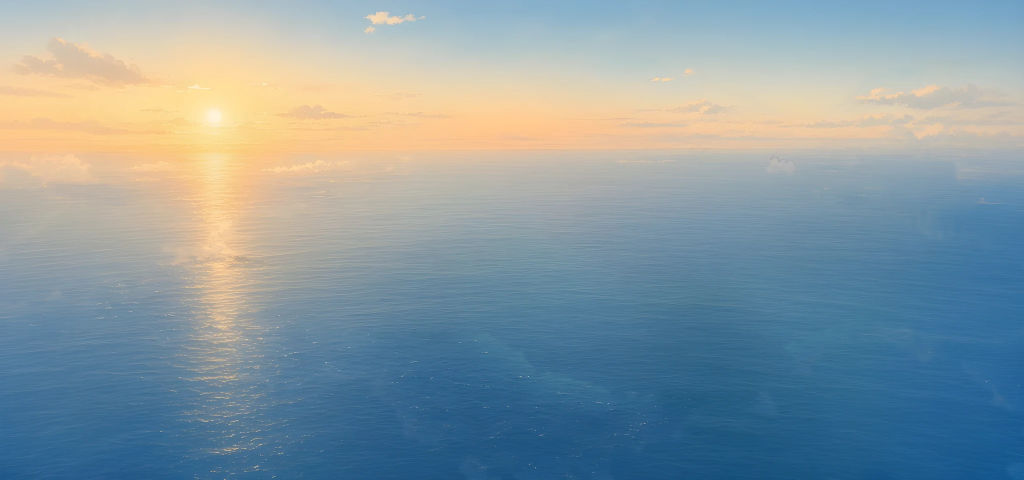
#> input picture assets/intro25d/plane/00_sky.webp, 2048 x 960 px, given in place of 00_sky.png, which was not available (shown at 1/2 size)
$ python build-intro25d-v2.py
#> lines starting #> are read from the running program, lines starting #| are printed output that depends on the picture
#!/usr/bin/env python3
"""
0.1.5 arrival intro (2.5D, v2 art): turn Digital Painter's layers into the game's WebP assets + manifest.

    /workspace/pld_venv/bin/python scripts/art/build-intro25d-v2.py

Sources: art-ref/arrival/layers25d/ (v1: title vista, cabin window / wing, bow deck, bow spray) and
art-ref/arrival/layers25d-v2/ (v2: closer islands, loop tiles, rear-view yacht, plane poses, props, trails).
Every image is cropped to what it covers and scaled down; the manifest keeps each crop in source pixels of its
own canvas (world plates 3072x1440, camera-locked layers 2560x1440, sprites their own canvas), so the scene code
places everything in the painter's coordinates. Output: public/assets/intro25d/{plane,yacht}/*.webp and
public/assets/intro25d/intro25d.json (the old folder is emptied first). Prints sizes and the total.
"""
import json, os, shutil
from PIL import Image

ROOT = os.path.dirname(os.path.dirname(os.path.dirname(os.path.abspath(__file__))))
V1 = os.path.join(ROOT, 'art-ref', 'arrival', 'layers25d')
V2 = os.path.join(ROOT, 'art-ref', 'arrival', 'layers25d-v2')
OUT = os.path.join(ROOT, 'public', 'assets', 'intro25d')

WORLD = 0.75         # 3072-wide plates -> 2304
TILE = 0.5             # loop tiles are soft (clouds, swell): 1536 wide is plenty
CAM = 0.75             # wing / window frame / bow deck -> 1920 wide

# (id, source, scale, quality, opaque?, keep full width for wrapping?)
PLANE = [
    ('sky', V1 + '/plane/00_sky.png', WORLD * 0.75, 72, True, False),
    ('sea', V1 + '/plane/01_sea.png', WORLD, 74, False, False),
    ('lanyu1', V1 + '/plane/03_lanyu.png', WORLD, 80, False, False),
    ('lanyu2', V2 + '/plane/03_lanyu.png', WORLD, 80, False, False),
    ('mist', V1 + '/plane/04_mist_island.png', WORLD, 75, False, False),
    ('cfar_a', V2 + '/plane/20_clouds_far_tile_a.png', TILE, 74, False, True),
    ('cfar_b', V2 + '/plane/20_clouds_far_tile_b.png', TILE, 74, False, True),
    ('cmid_a', V2 + '/plane/21_clouds_mid_tile_a.png', TILE, 74, False, True),
    ('cnear_a', V2 + '/plane/22_clouds_near_tile_a.png', TILE, 74, False, True),
    ('wing', V1 + '/plane/07_wing.png', CAM, 82, False, False),
    ('frame', V1 + '/plane/08_window_frame.png', CAM * 0.8, 82, False, False),
]
POSES = {'rear': ('10_plane_rear', 0.5), 'bank': ('11_plane_bank', 0.4), 'descend': ('12_plane_descend', 0.3)}
for pose, (stem, sc) in POSES.items():
    PLANE.append((pose, f'{V2}/plane/{stem}.png', sc, 82, False, False))
    PLANE.append((pose + '_trails', f'{V2}/plane/{stem}_trails.png', sc * 0.6, 70, False, False))
    for side in 'LR':
        for f in ('disc', 'a', 'b', 'c'):
            PLANE.append((f'{pose}_prop_{side}_{f}', f'{V2}/plane/{stem}_prop_{side}_{f}.png', sc, 76, False, False))

YACHT = [
    ('sky', V1 + '/yacht/00_sky.png', WORLD * 0.75, 72, True, False),
    ('lanyu1', V1 + '/yacht/01_lanyu.png', WORLD, 80, False, False),
    ('lanyu2', V2 + '/yacht/01_lanyu.png', WORLD, 80, False, False),
    ('sea_far', V1 + '/yacht/02_sea_far.png', WORLD, 72, False, False),
    ('mist', V1 + '/yacht/05_sea_mist.png', WORLD, 72, False, False),
    ('clouds_a', V2 + '/yacht/20_clouds_tile_a.png', TILE, 74, False, True),
    ('clouds_b', V2 + '/yacht/20_clouds_tile_b.png', TILE, 74, False, True),
    ('wmid_a', V2 + '/yacht/21_waves_mid_tile_a.png', TILE, 70, False, True),
    ('wmid_b', V2 + '/yacht/21_waves_mid_tile_b.png', TILE, 70, False, True),
    ('wmid_c', V2 + '/yacht/21_waves_mid_tile_c.png', TILE, 70, False, True),
    ('wnear_a', V2 + '/yacht/22_waves_near_tile_a.png', TILE, 70, False, True),
    ('wnear_b', V2 + '/yacht/22_waves_near_tile_b.png', TILE, 70, False, True),
    ('wnear_c', V2 + '/yacht/22_waves_near_tile_c.png', TILE, 70, False, True),
    ('bow', V1 + '/yacht/09_bow_deck.png', CAM, 82, False, False),
    ('bspray_a', V1 + '/yacht/06_spray_a.png', CAM * 0.6, 70, False, False),
    ('bspray_b', V1 + '/yacht/07_spray_b.png', CAM * 0.6, 70, False, False),
    ('hull', V2 + '/yacht/10_yacht_rear.png', 0.66, 82, False, False),
    ('wake', V2 + '/yacht/11_yacht_wake.png', 0.45, 72, False, False),
    ('spray', V2 + '/yacht/12_yacht_spray.png', 0.45, 72, False, False),
]


def export(mode, items):
#> called with mode = 'plane'
    d = os.path.join(OUT, mode)
    os.makedirs(d, exist_ok=True)
    man, total = {}, 0
    for id_, src, sc, q, opaque, wrap in items:
        im = Image.open(src).convert('RGB' if opaque else 'RGBA')
#> im is the input picture: PIL image 2048x960 RGB; mean R, G, B 135.7, 153.7, 161.1
        W, H = im.size
#> W = 2048; H = 960
        if opaque:
            box = (0, 0, W, H)
#> box = (0, 0, 2048, 960)
        else:
            bb = im.getchannel('A').point(lambda a: 255 if a > 3 else 0).getbbox() or (0, 0, 1, 1)
            box = (0, bb[1], W, bb[3]) if wrap else bb
        crop = im.crop(box)
        w = max(2, round(crop.width * sc))
#> w = 1152
        h = max(2, round(crop.height * sc))
#> h = 540
        crop = crop.resize((w, h), Image.LANCZOS)
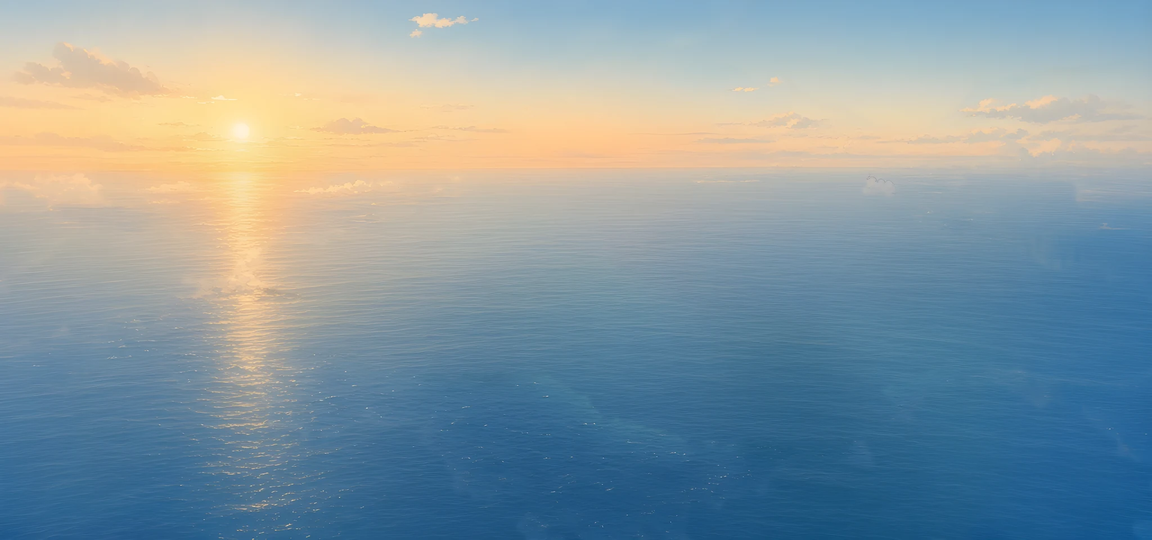
#> crop: PIL image 1152x540 RGB; mean R, G, B 135.7, 153.7, 161.1
        f = f'{id_}.webp'
        p = os.path.join(d, f)
        kw = dict(quality=q, method=6)
        if not opaque:
            kw['alpha_quality'] = 80
        crop.save(p, 'WEBP', **kw)
        n = os.path.getsize(p)
        total += n
        man[id_] = {'file': f'{mode}/{f}', 'canvas': [W, H], 'rect': [box[0], box[1], box[2] - box[0], box[3] - box[1]], 'px': [w, h]}
        if wrap:
            man[id_]['wrap'] = True
        print(f'  {mode}/{f:28s} {w:5d}x{h:<5d} {n / 1024:7.1f} KB')
#|   plane/sky.webp                      1152x540      13.6 KB
#> pass 2 of the loop in export, `for id_, src, sc, q, opaque, wrap in items:`:
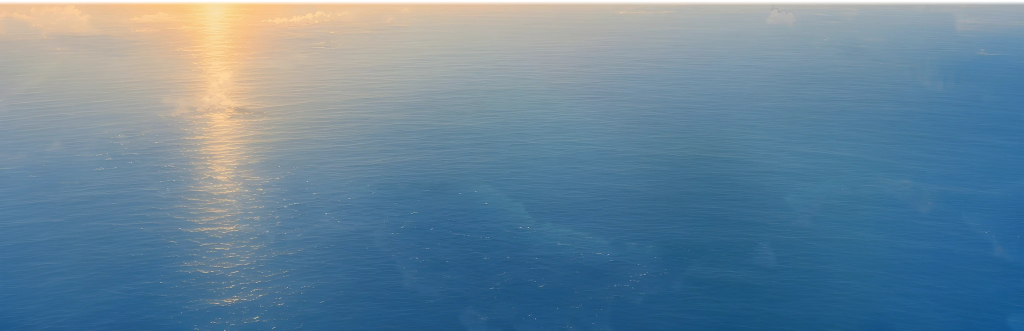
#> input picture assets/intro25d/plane/01_sea.webp, 2048 x 662 px, given in place of 01_sea.png, which was not available (shown at 1/2 size)
#> in export, im is the input picture: PIL image 2048x662 RGBA; mean R, G, B, A 103.3, 133, 153.1, 252.6
#> bb = (0, 2, 2048, 662)
#> in export, `crop = crop.resize((w, h), Image.LANCZOS)`:
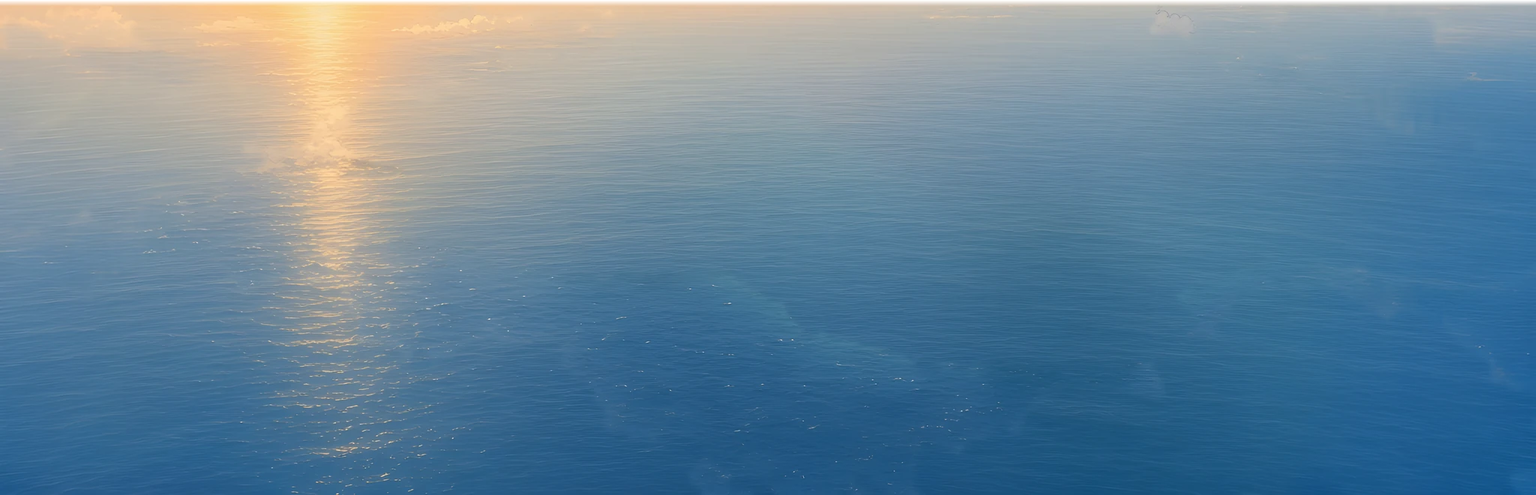
#> crop: PIL image 1536x495 RGBA; mean R, G, B, A 103, 132.8, 153, 253.3; transparent parts drawn white
#|   plane/sea.webp                      1536x495      21.7 KB
#> pass 3 of the loop in export, `for id_, src, sc, q, opaque, wrap in items:`:
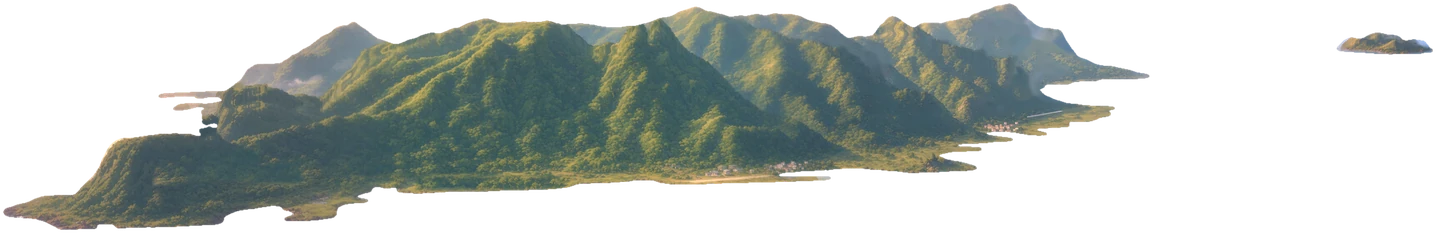
#> input picture assets/intro25d/plane/03_lanyu.webp, 1436 x 233 px, given in place of 03_lanyu.png, which was not available
#> in export, im is the input picture: PIL image 1436x233 RGBA; mean R, G, B, A 52.5, 58.6, 54, 112.7
#> bb = (3, 3, 1433, 230)
#> in export, `crop = im.crop(box)`:
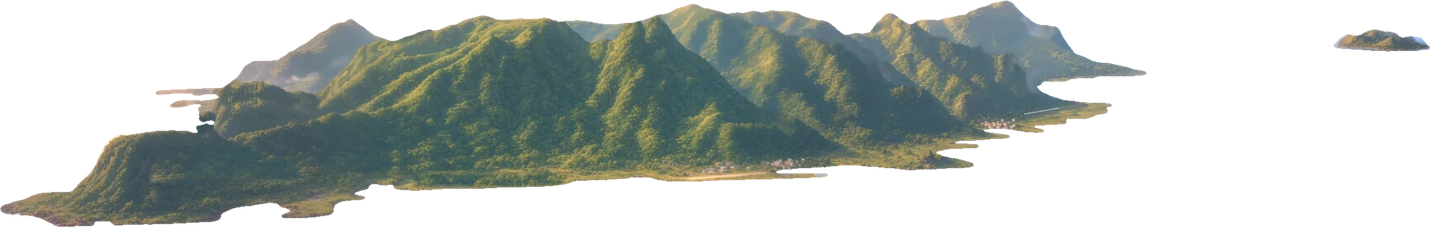
#> crop: PIL image 1430x227 RGBA; mean R, G, B, A 53.8, 60.1, 55.4, 116.2; transparent parts drawn white
#|   plane/lanyu1.webp                   1072x170      23.3 KB
#> the loop made 6 passes; the first 3 are shown
    return man, total


def main():
    if os.path.isdir(OUT):
        shutil.rmtree(OUT)
    os.makedirs(OUT)
    pm, pt = export('plane', PLANE)
    ym, yt = export('yacht', YACHT)
    man = {
        '_note': 'generated by scripts/art/build-intro25d-v2.py; do not edit by hand',
        'version': 2,
        'plane': {'images': pm},
        'yacht': {'images': ym},
    }
    with open(os.path.join(OUT, 'intro25d.json'), 'w') as fh:
        json.dump(man, fh, indent=1)
    js = os.path.getsize(os.path.join(OUT, 'intro25d.json'))
    print(f'plane {pt / 1048576:.2f} MB, yacht {yt / 1048576:.2f} MB, manifest {js / 1024:.1f} KB, total {(pt + yt + js) / 1048576:.2f} MB')


#> (the run stopped early here; a loop or call above may not have finished)
